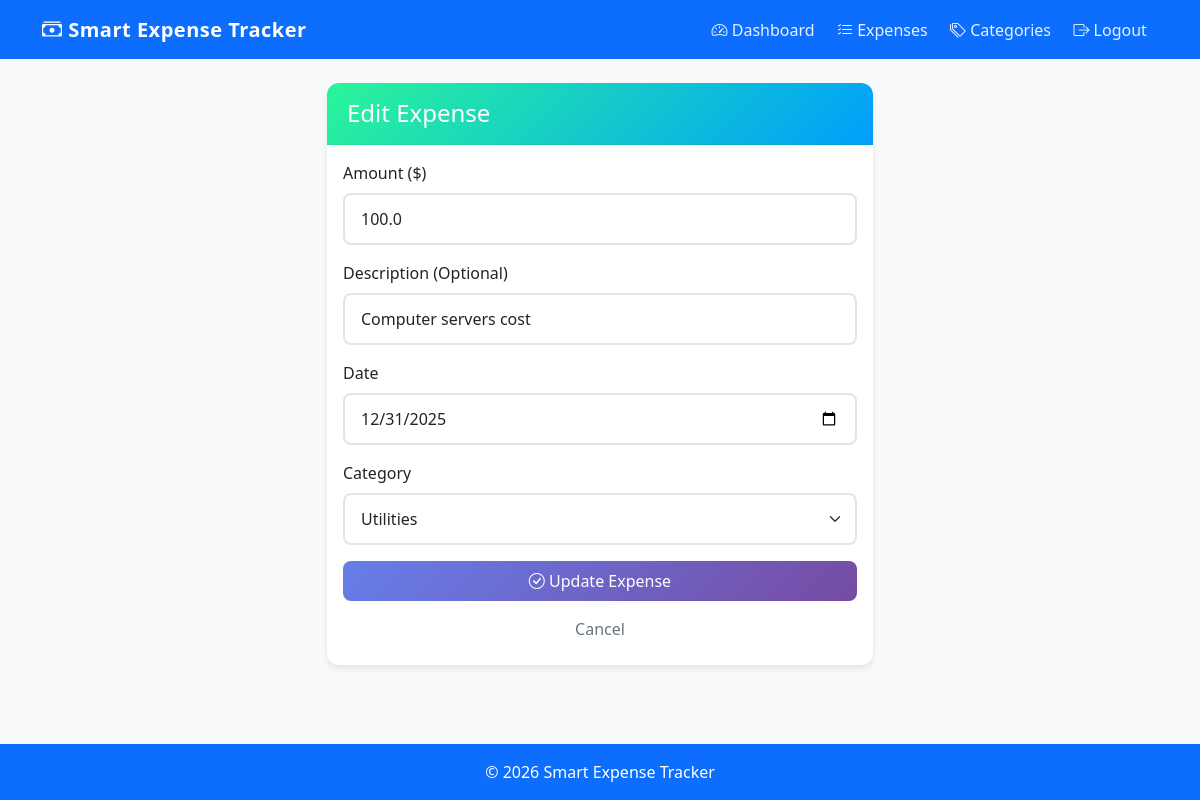
Page /edit_expense/1 (signed in) on the committed database.
### app.py (models this page shows)
class Expense(db.Model):
    id = db.Column(db.Integer, primary_key=True)
    amount = db.Column(db.Float, nullable=False)
    description = db.Column(db.String(200))
    date = db.Column(db.Date, nullable=False, default=datetime.utcnow)
    user_id = db.Column(db.Integer, db.ForeignKey('user.id'), nullable=False)
    category_id = db.Column(db.Integer, db.ForeignKey('category.id'), nullable=False)
    created_at = db.Column(db.DateTime, default=datetime.utcnow)

class Category(db.Model):
    id = db.Column(db.Integer, primary_key=True)
    name = db.Column(db.String(50), nullable=False)
    user_id = db.Column(db.Integer, db.ForeignKey('user.id'), nullable=False)
    expenses = db.relationship('Expense', backref='category', lazy=True)

### app.py (the view, shortened to what this page needs)
@app.route('/edit_expense/<int:id>', methods=['GET', 'POST'])
@login_required
def edit_expense(id):
    expense = Expense.query.get_or_404(id)
    if expense.user_id != current_user.id:
        flash('Unauthorized access')
        return redirect(url_for('expenses'))
    categories = Category.query.filter_by(user_id=current_user.id).all()
    today = datetime.now()  # Add this line
    return render_template('add_expense.html', expense=expense, categories=categories, today=today)  # Pass today

### app.py (called while the page is built)
@login_manager.user_loader
def load_user(user_id):
    return db.session.get(User, int(user_id))  # Fixed for SQLAlchemy 2.0

### templates/add_expense.html (shortened to what this page needs)
{% extends "base.html" %}
{% block content %}
<div class="row justify-content-center">
    <div class="col-md-6">
        <div class="card">
            <div class="card-header bg-primary text-white">
                <h4 class="mb-0">
                    {{ 'Edit' if expense else 'Add' }} Expense
                </h4>
            </div>
            <div class="card-body">
                <form method="POST"
                    action="{{ url_for('edit_expense', id=expense.id) if expense else url_for('add_expense') }}">
                    <div class="mb-3">
                        <label for="amount" class="form-label">Amount ($)</label>
                        <input type="number" class="form-control" id="amount" name="amount" step="0.01" min="0"
                            value="{{ expense.amount if expense else '' }}" required>
                    </div>
                    <div class="mb-3">
                        <label for="description" class="form-label">Description (Optional)</label>
                        <input type="text" class="form-control" id="description" name="description"
                            value="{{ expense.description if expense else '' }}">
                    </div>
                    <div class="mb-3">
                        <label for="date" class="form-label">Date</label>
                        <input type="date" class="form-control" id="date" name="date"
                            value="{{ expense.date.strftime('%Y-%m-%d') if expense else today.strftime('%Y-%m-%d') }}"
                            required>
                    </div>
                    <div class="mb-3">
                        <label for="category_id" class="form-label">Category</label>
                        <select class="form-select" id="category_id" name="category_id" required>
                            {% for category in categories %}
                            <option value="{{ category.id }}" {% if expense and expense.category_id==category.id
                                %}selected{% endif %}>
                                {{ category.name }}
                            </option>
                            {% endfor %}
                        </select>
                    </div>
                    <div class="d-grid gap-2">
                        <button type="submit" class="btn btn-primary">
                            <i class="bi bi-{{ 'check' if expense else 'plus' }}-circle"></i>
                            {{ 'Update' if expense else 'Add' }} Expense
                        </button>
                        <a href="{{ url_for('expenses') }}" class="btn btn-outline-secondary">
                            Cancel
                        </a>
                    </div>
                </form>
            </div>
        </div>
    </div>
</div>
{% endblock %}

### static/css/style.css (style rules this page uses)
body { background-color: #f8f9fa; min-height: 100vh; display: flex; flex-direction: column; font-family: 'Segoe UI', Tahoma, Geneva, Verdana, sans-serif; }
.card { border: none; box-shadow: 0 4px 6px rgba(0, 0, 0, 0.08); margin-bottom: 1.5rem; border-radius: 12px; overflow: hidden; }
.card-header { border-bottom: 1px solid rgba(0, 0, 0, 0.08); background: linear-gradient(135deg, #2af598 0%, #009efd 100%); color: white; font-weight: 600; padding: 1rem 1.25rem; }
.btn { border-radius: 8px; padding: 0.5rem 1.5rem; font-weight: 500; transition: all 0.2s ease; border: none; }
.btn-primary { background: linear-gradient(135deg, #667eea 0%, #764ba2 100%); border: none; }
.form-control, .form-select { border-radius: 8px; padding: 0.75rem 1rem; border: 2px solid #e1e5eb; transition: all 0.3s ease; font-size: 1rem; }
html { scroll-behavior: smooth; }

### rows in the picture
Expense: amount "100.0", description "Computer servers cost", date "12/31/2025", category_id "Utilities"

### other values in the picture
{{ 'Edit' if expense else 'Add' }} "Edit"
{{ 'Update' if expense else 'Add' }} "Update"
